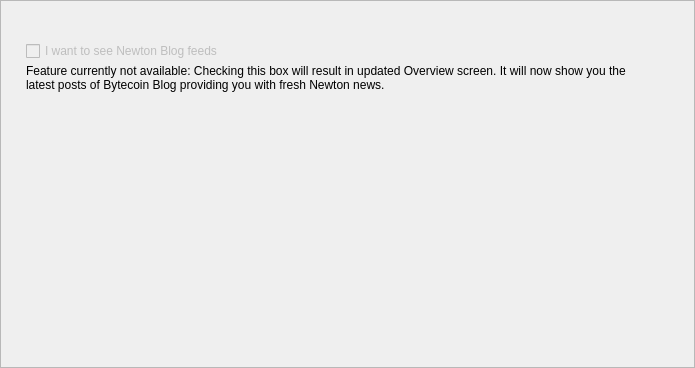
<?xml version="1.0" encoding="UTF-8"?>
<ui version="4.0">
 <class>PrivacyFrame</class>
 <widget class="QFrame" name="PrivacyFrame">
  <property name="geometry">
   <rect>
    <x>0</x>
    <y>0</y>
    <width>695</width>
    <height>368</height>
   </rect>
  </property>
  <property name="windowTitle">
   <string>Frame</string>
  </property>
  <property name="locale">
   <locale language="English" country="UnitedStates"/>
  </property>
  <property name="frameShape">
   <enum>QFrame::StyledPanel</enum>
  </property>
  <property name="frameShadow">
   <enum>QFrame::Raised</enum>
  </property>
  <layout class="QVBoxLayout" name="verticalLayout_3">
   <property name="spacing">
    <number>0</number>
   </property>
   <property name="leftMargin">
    <number>25</number>
   </property>
   <property name="topMargin">
    <number>40</number>
   </property>
   <property name="rightMargin">
    <number>49</number>
   </property>
   <item>
    <widget class="QWidget" name="widget_2" native="true">
     <property name="sizePolicy">
      <sizepolicy hsizetype="Preferred" vsizetype="Fixed">
       <horstretch>0</horstretch>
       <verstretch>0</verstretch>
      </sizepolicy>
     </property>
     <property name="minimumSize">
      <size>
       <width>0</width>
       <height>70</height>
      </size>
     </property>
     <property name="maximumSize">
      <size>
       <width>16777215</width>
       <height>70</height>
      </size>
     </property>
     <layout class="QVBoxLayout" name="verticalLayout_2" stretch="0,1">
      <property name="spacing">
       <number>3</number>
      </property>
      <property name="leftMargin">
       <number>0</number>
      </property>
      <property name="topMargin">
       <number>0</number>
      </property>
      <property name="rightMargin">
       <number>0</number>
      </property>
      <property name="bottomMargin">
       <number>0</number>
      </property>
      <item>
       <widget class="QCheckBox" name="m_newsCheck">
        <property name="enabled">
         <bool>false</bool>
        </property>
        <property name="text">
         <string>I want to see Newton Blog feeds</string>
        </property>
       </widget>
      </item>
      <item alignment="Qt::AlignTop">
       <widget class="WalletGui::WalletSmallGrayTextLabel" name="m_embeddedHelperLabel">
        <property name="text">
         <string>Feature currently not available: Checking this box will result in updated Overview screen. It will now show you the latest posts of Bytecoin Blog providing you with fresh Newton news.</string>
        </property>
        <property name="alignment">
         <set>Qt::AlignLeading|Qt::AlignLeft|Qt::AlignTop</set>
        </property>
        <property name="wordWrap">
         <bool>true</bool>
        </property>
        <property name="indent">
         <number>0</number>
        </property>
       </widget>
      </item>
     </layout>
    </widget>
   </item>
   <item>
    <spacer name="verticalSpacer">
     <property name="orientation">
      <enum>Qt::Vertical</enum>
     </property>
     <property name="sizeHint" stdset="0">
      <size>
       <width>20</width>
       <height>171</height>
      </size>
     </property>
    </spacer>
   </item>
  </layout>
 </widget>
 <customwidgets>
  <customwidget>
   <class>WalletGui::WalletSmallGrayTextLabel</class>
   <extends>QLabel</extends>
   <header>Gui/Common/WalletTextLabel.h</header>
  </customwidget>
 </customwidgets>
 <resources/>
 <connections/>
</ui>
